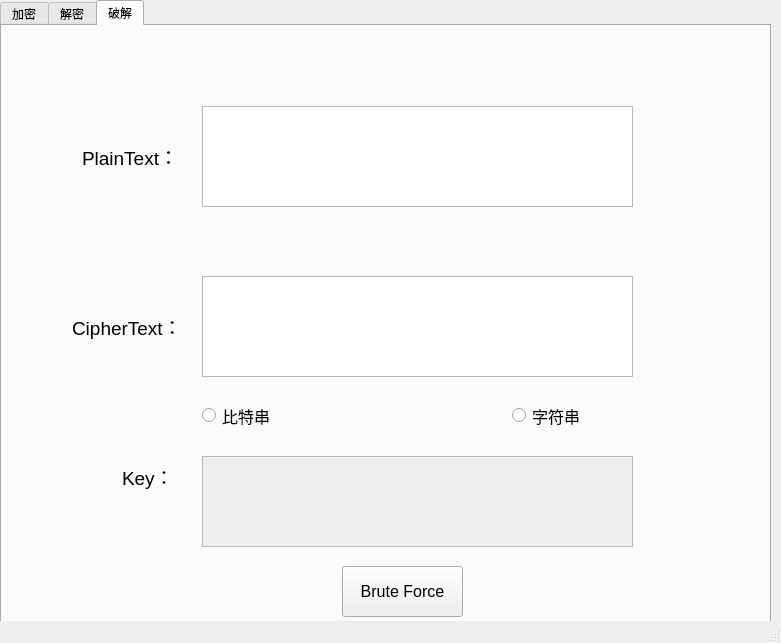
<?xml version="1.0" encoding="UTF-8"?>
<ui version="4.0">
 <class>MainWindow</class>
 <widget class="QMainWindow" name="MainWindow">
  <property name="geometry">
   <rect>
    <x>0</x>
    <y>0</y>
    <width>781</width>
    <height>643</height>
   </rect>
  </property>
  <property name="windowTitle">
   <string>MainWindow</string>
  </property>
  <widget class="QWidget" name="centralwidget">
   <widget class="QTabWidget" name="tabWidget">
    <property name="geometry">
     <rect>
      <x>0</x>
      <y>0</y>
      <width>771</width>
      <height>631</height>
     </rect>
    </property>
    <property name="currentIndex">
     <number>2</number>
    </property>
    <widget class="QWidget" name="tab">
     <property name="enabled">
      <bool>true</bool>
     </property>
     <attribute name="title">
      <string>加密</string>
     </attribute>
     <widget class="QTextEdit" name="p1_textEdit">
      <property name="geometry">
       <rect>
        <x>200</x>
        <y>83</y>
        <width>431</width>
        <height>101</height>
       </rect>
      </property>
      <property name="font">
       <font>
        <family>Arial</family>
        <pointsize>12</pointsize>
       </font>
      </property>
     </widget>
     <widget class="QLabel" name="p1_label">
      <property name="geometry">
       <rect>
        <x>80</x>
        <y>103</y>
        <width>191</width>
        <height>61</height>
       </rect>
      </property>
      <property name="font">
       <font>
        <family>Arial</family>
        <pointsize>14</pointsize>
       </font>
      </property>
      <property name="text">
       <string>PlainText：</string>
      </property>
     </widget>
     <widget class="QLabel" name="key1_label_2">
      <property name="geometry">
       <rect>
        <x>130</x>
        <y>253</y>
        <width>191</width>
        <height>61</height>
       </rect>
      </property>
      <property name="font">
       <font>
        <family>Arial</family>
        <pointsize>14</pointsize>
       </font>
      </property>
      <property name="text">
       <string>Key：</string>
      </property>
     </widget>
     <widget class="QTextEdit" name="k1_textEdit_2">
      <property name="geometry">
       <rect>
        <x>200</x>
        <y>263</y>
        <width>431</width>
        <height>41</height>
       </rect>
      </property>
      <property name="font">
       <font>
        <family>Arial</family>
        <pointsize>12</pointsize>
       </font>
      </property>
      <property name="html">
       <string>&lt;!DOCTYPE HTML PUBLIC &quot;-//W3C//DTD HTML 4.0//EN&quot; &quot;http://www.w3.org/TR/REC-html40/strict.dtd&quot;&gt;
&lt;html&gt;&lt;head&gt;&lt;meta name=&quot;qrichtext&quot; content=&quot;1&quot; /&gt;&lt;style type=&quot;text/css&quot;&gt;
p, li { white-space: pre-wrap; }
&lt;/style&gt;&lt;/head&gt;&lt;body style=&quot; font-family:'Arial'; font-size:12pt; font-weight:400; font-style:normal;&quot;&gt;
&lt;p style=&quot;-qt-paragraph-type:empty; margin-top:0px; margin-bottom:0px; margin-left:0px; margin-right:0px; -qt-block-indent:0; text-indent:0px; font-family:'SimSun'; font-size:9pt;&quot;&gt;&lt;br /&gt;&lt;/p&gt;&lt;/body&gt;&lt;/html&gt;</string>
      </property>
     </widget>
     <widget class="QRadioButton" name="radioButton">
      <property name="geometry">
       <rect>
        <x>200</x>
        <y>213</y>
        <width>115</width>
        <height>19</height>
       </rect>
      </property>
      <property name="font">
       <font>
        <family>AcadEref</family>
        <pointsize>12</pointsize>
       </font>
      </property>
      <property name="text">
       <string>比特串</string>
      </property>
     </widget>
     <widget class="QRadioButton" name="radioButton_2">
      <property name="geometry">
       <rect>
        <x>510</x>
        <y>213</y>
        <width>115</width>
        <height>19</height>
       </rect>
      </property>
      <property name="font">
       <font>
        <family>AcadEref</family>
        <pointsize>12</pointsize>
       </font>
      </property>
      <property name="text">
       <string>字符串</string>
      </property>
     </widget>
     <widget class="QTextEdit" name="c1_textEdit_3">
      <property name="enabled">
       <bool>false</bool>
      </property>
      <property name="geometry">
       <rect>
        <x>200</x>
        <y>363</y>
        <width>431</width>
        <height>101</height>
       </rect>
      </property>
      <property name="font">
       <font>
        <family>Arial</family>
        <pointsize>12</pointsize>
       </font>
      </property>
     </widget>
     <widget class="QLabel" name="c1_label_3">
      <property name="geometry">
       <rect>
        <x>70</x>
        <y>383</y>
        <width>191</width>
        <height>61</height>
       </rect>
      </property>
      <property name="font">
       <font>
        <family>Arial</family>
        <pointsize>14</pointsize>
       </font>
      </property>
      <property name="text">
       <string>CipherText:</string>
      </property>
     </widget>
     <widget class="QPushButton" name="e_pushButton">
      <property name="geometry">
       <rect>
        <x>350</x>
        <y>480</y>
        <width>121</width>
        <height>51</height>
       </rect>
      </property>
      <property name="font">
       <font>
        <family>Arial</family>
        <pointsize>12</pointsize>
       </font>
      </property>
      <property name="text">
       <string>Encrypt</string>
      </property>
     </widget>
    </widget>
    <widget class="QWidget" name="tab_2">
     <attribute name="title">
      <string>解密</string>
     </attribute>
     <widget class="QLabel" name="label_6">
      <property name="geometry">
       <rect>
        <x>80</x>
        <y>103</y>
        <width>191</width>
        <height>61</height>
       </rect>
      </property>
      <property name="font">
       <font>
        <family>Arial</family>
        <pointsize>14</pointsize>
       </font>
      </property>
      <property name="text">
       <string>CipherText：</string>
      </property>
     </widget>
     <widget class="QTextEdit" name="c2_textEdit_4">
      <property name="geometry">
       <rect>
        <x>200</x>
        <y>83</y>
        <width>431</width>
        <height>101</height>
       </rect>
      </property>
      <property name="font">
       <font>
        <family>Arial</family>
        <pointsize>12</pointsize>
       </font>
      </property>
     </widget>
     <widget class="QRadioButton" name="radioButton_3">
      <property name="geometry">
       <rect>
        <x>200</x>
        <y>213</y>
        <width>115</width>
        <height>19</height>
       </rect>
      </property>
      <property name="font">
       <font>
        <family>AcadEref</family>
        <pointsize>12</pointsize>
       </font>
      </property>
      <property name="text">
       <string>比特串</string>
      </property>
     </widget>
     <widget class="QLabel" name="label_5">
      <property name="geometry">
       <rect>
        <x>130</x>
        <y>253</y>
        <width>191</width>
        <height>61</height>
       </rect>
      </property>
      <property name="font">
       <font>
        <family>Arial</family>
        <pointsize>14</pointsize>
       </font>
      </property>
      <property name="text">
       <string>Key：</string>
      </property>
     </widget>
     <widget class="QPushButton" name="d_pushButton_2">
      <property name="geometry">
       <rect>
        <x>350</x>
        <y>480</y>
        <width>121</width>
        <height>51</height>
       </rect>
      </property>
      <property name="font">
       <font>
        <family>Arial</family>
        <pointsize>12</pointsize>
       </font>
      </property>
      <property name="text">
       <string>Decrypt</string>
      </property>
     </widget>
     <widget class="QRadioButton" name="radioButton_4">
      <property name="geometry">
       <rect>
        <x>510</x>
        <y>213</y>
        <width>115</width>
        <height>19</height>
       </rect>
      </property>
      <property name="font">
       <font>
        <family>AcadEref</family>
        <pointsize>12</pointsize>
       </font>
      </property>
      <property name="text">
       <string>字符串</string>
      </property>
     </widget>
     <widget class="QTextEdit" name="p2_textEdit_6">
      <property name="enabled">
       <bool>false</bool>
      </property>
      <property name="geometry">
       <rect>
        <x>200</x>
        <y>363</y>
        <width>431</width>
        <height>101</height>
       </rect>
      </property>
      <property name="font">
       <font>
        <family>Arial</family>
        <pointsize>12</pointsize>
       </font>
      </property>
     </widget>
     <widget class="QTextEdit" name="k2_textEdit_5">
      <property name="geometry">
       <rect>
        <x>200</x>
        <y>263</y>
        <width>431</width>
        <height>41</height>
       </rect>
      </property>
      <property name="font">
       <font>
        <family>Arial</family>
        <pointsize>12</pointsize>
       </font>
      </property>
      <property name="html">
       <string>&lt;!DOCTYPE HTML PUBLIC &quot;-//W3C//DTD HTML 4.0//EN&quot; &quot;http://www.w3.org/TR/REC-html40/strict.dtd&quot;&gt;
&lt;html&gt;&lt;head&gt;&lt;meta name=&quot;qrichtext&quot; content=&quot;1&quot; /&gt;&lt;style type=&quot;text/css&quot;&gt;
p, li { white-space: pre-wrap; }
&lt;/style&gt;&lt;/head&gt;&lt;body style=&quot; font-family:'Arial'; font-size:12pt; font-weight:400; font-style:normal;&quot;&gt;
&lt;p style=&quot;-qt-paragraph-type:empty; margin-top:0px; margin-bottom:0px; margin-left:0px; margin-right:0px; -qt-block-indent:0; text-indent:0px; font-family:'SimSun'; font-size:9pt;&quot;&gt;&lt;br /&gt;&lt;/p&gt;&lt;/body&gt;&lt;/html&gt;</string>
      </property>
     </widget>
     <widget class="QLabel" name="label_4">
      <property name="geometry">
       <rect>
        <x>70</x>
        <y>383</y>
        <width>191</width>
        <height>61</height>
       </rect>
      </property>
      <property name="font">
       <font>
        <family>Arial</family>
        <pointsize>14</pointsize>
       </font>
      </property>
      <property name="text">
       <string>PlainText：</string>
      </property>
     </widget>
    </widget>
    <widget class="QWidget" name="tab_3">
     <attribute name="title">
      <string>破解</string>
     </attribute>
     <widget class="QTextEdit" name="p3_textEdit_7">
      <property name="geometry">
       <rect>
        <x>200</x>
        <y>80</y>
        <width>431</width>
        <height>101</height>
       </rect>
      </property>
      <property name="font">
       <font>
        <family>Arial</family>
        <pointsize>12</pointsize>
       </font>
      </property>
     </widget>
     <widget class="QTextEdit" name="c3_textEdit_8">
      <property name="enabled">
       <bool>true</bool>
      </property>
      <property name="geometry">
       <rect>
        <x>200</x>
        <y>250</y>
        <width>431</width>
        <height>101</height>
       </rect>
      </property>
      <property name="font">
       <font>
        <family>Arial</family>
        <pointsize>12</pointsize>
       </font>
      </property>
     </widget>
     <widget class="QLabel" name="label_7">
      <property name="geometry">
       <rect>
        <x>70</x>
        <y>270</y>
        <width>191</width>
        <height>61</height>
       </rect>
      </property>
      <property name="font">
       <font>
        <family>Arial</family>
        <pointsize>14</pointsize>
       </font>
      </property>
      <property name="text">
       <string>CipherText：</string>
      </property>
     </widget>
     <widget class="QLabel" name="label_9">
      <property name="geometry">
       <rect>
        <x>80</x>
        <y>100</y>
        <width>191</width>
        <height>61</height>
       </rect>
      </property>
      <property name="font">
       <font>
        <family>Arial</family>
        <pointsize>14</pointsize>
       </font>
      </property>
      <property name="text">
       <string>PlainText：</string>
      </property>
     </widget>
     <widget class="QRadioButton" name="radioButton_5">
      <property name="geometry">
       <rect>
        <x>510</x>
        <y>380</y>
        <width>115</width>
        <height>19</height>
       </rect>
      </property>
      <property name="font">
       <font>
        <family>AcadEref</family>
        <pointsize>12</pointsize>
       </font>
      </property>
      <property name="text">
       <string>字符串</string>
      </property>
     </widget>
     <widget class="QRadioButton" name="radioButton_6">
      <property name="geometry">
       <rect>
        <x>200</x>
        <y>380</y>
        <width>115</width>
        <height>19</height>
       </rect>
      </property>
      <property name="font">
       <font>
        <family>AcadEref</family>
        <pointsize>12</pointsize>
       </font>
      </property>
      <property name="text">
       <string>比特串</string>
      </property>
     </widget>
     <widget class="QPushButton" name="bf_pushButton_3">
      <property name="geometry">
       <rect>
        <x>340</x>
        <y>540</y>
        <width>121</width>
        <height>51</height>
       </rect>
      </property>
      <property name="font">
       <font>
        <family>Arial</family>
        <pointsize>12</pointsize>
       </font>
      </property>
      <property name="text">
       <string>Brute Force</string>
      </property>
     </widget>
     <widget class="QLabel" name="label_8">
      <property name="geometry">
       <rect>
        <x>120</x>
        <y>420</y>
        <width>191</width>
        <height>61</height>
       </rect>
      </property>
      <property name="font">
       <font>
        <family>Arial</family>
        <pointsize>14</pointsize>
       </font>
      </property>
      <property name="text">
       <string>Key：</string>
      </property>
     </widget>
     <widget class="QTextEdit" name="k3_textEdit_9">
      <property name="enabled">
       <bool>false</bool>
      </property>
      <property name="geometry">
       <rect>
        <x>200</x>
        <y>430</y>
        <width>431</width>
        <height>91</height>
       </rect>
      </property>
      <property name="font">
       <font>
        <family>Arial</family>
        <pointsize>12</pointsize>
       </font>
      </property>
      <property name="html">
       <string>&lt;!DOCTYPE HTML PUBLIC &quot;-//W3C//DTD HTML 4.0//EN&quot; &quot;http://www.w3.org/TR/REC-html40/strict.dtd&quot;&gt;
&lt;html&gt;&lt;head&gt;&lt;meta name=&quot;qrichtext&quot; content=&quot;1&quot; /&gt;&lt;style type=&quot;text/css&quot;&gt;
p, li { white-space: pre-wrap; }
&lt;/style&gt;&lt;/head&gt;&lt;body style=&quot; font-family:'Arial'; font-size:12pt; font-weight:400; font-style:normal;&quot;&gt;
&lt;p style=&quot;-qt-paragraph-type:empty; margin-top:0px; margin-bottom:0px; margin-left:0px; margin-right:0px; -qt-block-indent:0; text-indent:0px; font-family:'SimSun'; font-size:9pt;&quot;&gt;&lt;br /&gt;&lt;/p&gt;&lt;/body&gt;&lt;/html&gt;</string>
      </property>
     </widget>
    </widget>
   </widget>
  </widget>
  <widget class="QStatusBar" name="statusbar"/>
 </widget>
 <resources/>
 <connections/>
</ui>
